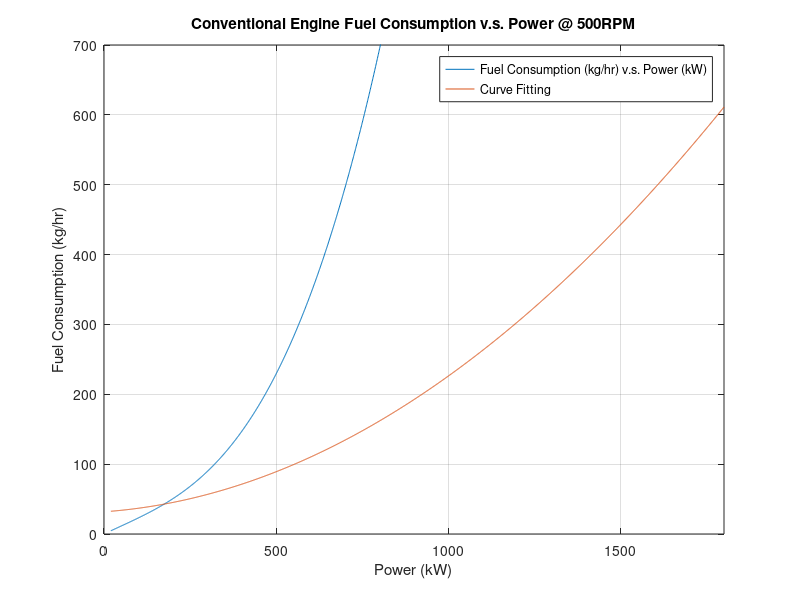

MATLAB code for this plot:
% type = [0, 1];
% for type = type
%     if type == 0
%         rpm = 500;
%     else
%         rpm = 1800;
%     end
%
%     load('Fuel_con_map.mat')
%     P = table2array(Fuel_con_map(:,1));
%     power = linspace(min(P), max(P), 1000);
%
%     for i = 1:1000
%         pow = power(i);
%         x = (rpm-1180)/409.7;
%         y = (pow-876.1)/438.6;
%         p00 =         203;
%         p10 =      0.9394;
%         p01 =      -8.327;
%         p20 =       1.894;
%         p11 =     -0.7168;
%         p02 =       1.321;
%         p30 =      0.2621;
%         p21 =       1.482;
%         p12 =       5.529;
%         p03 =      -2.619;
%         p40 =      0.9252;
%         p31 =      -3.236;
%         p22 =       3.413;
%         p13 =      -2.546;
%         p04 =        2.97;
%         p50 =     -0.1717;
%         p41 =       1.492;
%         p32 =      -2.908;
%         p23 =      0.2029;
%         p14 =      0.4508;
%         p05 =     -0.7973;
%         fuel(i) = p00 + p10*x + p01*y + p20*x^2 + p11*x*y + p02*y^2 + p30*x^3 + p21*x^2*y ...
%             + p12*x*y^2 + p03*y^3 + p40*x^4 + p31*x^3*y + p22*x^2*y^2 ...
%             + p13*x*y^3 + p04*y^4 + p50*x^5 + p41*x^4*y + p32*x^3*y^2 ...
%             + p23*x^2*y^3 + p14*x*y^4 + p05*y^5;
%
%     end
%
%     fuel = fuel /1000; % g/kwh to kg/kwh
%     num = 1000;
%     power_fit = power(1:num);
%     fuel_fit = fuel(1:num);
%     FC = fuel .* power; % kg/hour
%
%     if type == 0
%         figure(1)
%         p1 =   0.0001593;
%         p2 =     0.03515;
%         p3 =       31.78;
%         y_ce = p1*power.^2 + p2*power + p3;
%         plot(power, FC)
%         hold on
%         a1 = plot(power, y_ce)
%         grid on
%         legend('Fuel Consumption (kg/hr) v.s. Power (kW)', 'Curve Fitting')
%         axis([0 1800 0 700])
%         xlabel('Power (kW)')
%         ylabel('Fuel Consumption (kg/hr)')
%         title('Conventional Engine Fuel Consumption v.s. Power @ 500RPM')
%     else
%         figure(2)
%         p1 =   2.184e-06;
%         p2 =      0.1941;
%         p3 =       16.26;
%         y_ge = p1*power.^2 + p2*power + p3;
%         plot(power, FC)
%         hold on
%         plot(power, y_ge)
%         grid on
%         legend('Fuel Consumption (kg/hr) v.s. Power (kW)', 'Curve Fitting')
%         axis([0 1800 0 400])
%         xlabel('Power (kW)')
%         ylabel('Fuel Consumption (kg/hr)')
%         title('Diesel Generatorset Fuel Consumption v.s. Power @ 1,800RPM')
%     end
% end
type = [0, 1];
power = linspace(20, 1800, 2000);

for type = 0
    if type == 0
        rpm = 500;
        for i = 1:2000
            x = rpm;
            y = power(i);
            p00 =         719;
            p10 =      -2.922;
            p01 =       2.561;
            p20 =    0.006505;
            p11 =    -0.01099;
            p02 =    0.003889;
            p30 =  -6.675e-06;
            p21 =   1.497e-05;
            p12 =  -7.529e-06;
            p03 =  -1.374e-07;
            p40 =   3.239e-09;
            p31 =  -8.633e-09;
            p22 =   5.463e-09;
            p13 =  -4.116e-10;
            p04 =   1.984e-10;
            p50 =  -5.933e-13;
            p41 =   1.752e-12;
            p32 =  -1.202e-12;
            p23 =   2.146e-14;
            p14 =   6.648e-14;
            p05 =  -4.927e-14;
            bsf(i) = p00 + p10*x + p01*y + p20*x^2 + p11*x*y + p02*y^2 + p30*x^3 + p21*x^2*y ...
                + p12*x*y^2 + p03*y^3 + p40*x^4 + p31*x^3*y + p22*x^2*y^2 ...
                + p13*x*y^3 + p04*y^4 + p50*x^5 + p41*x^4*y + p32*x^3*y^2 ...
                + p23*x^2*y^3 + p14*x*y^4 + p05*y^5;
        end
        fuel = bsf.*power /1000; % g/h to kg/h

    else % Generator set
        Gensetdata = ...
            [0	278
            54.8000000000000	233
            109.500000000000	206
            273.800000000000	199
            547.500000000000	192
            821.300000000000	191
            930.800000000000	194
            1095	194];
            bsf = interp1(Gensetdata(:,1), Gensetdata(:,2), power);
            fuel = bsf .* power / 1000;
    end
    num = 1000;
    power_fit = power(1:num);
    fuel_ce_fit = fuel(1:num);
    fuel_ge_fit = fuel(1:num);
    FC = fuel; % kg/hour
    
    if type == 0
        figure(1)
        p1 =   0.0001593;
        p2 =     0.03515;
        p3 =       31.78;
        y_ce = p1*power.^2 + p2*power + p3;
        plot(power, FC)
        hold on
        plot(power, y_ce)
        grid on
        legend('Fuel Consumption (kg/hr) v.s. Power (kW)', 'Curve Fitting')
        axis([0 1800 0 700])
        xlabel('Power (kW)')
        ylabel('Fuel Consumption (kg/hr)')
        title('Conventional Engine Fuel Consumption v.s. Power @ 500RPM')
    else
        figure(2)
        p1 =   2.184e-06;
        p2 =      0.1941;
        p3 =       16.26;
        y_ge = p1*power.^2 + p2*power + p3;
        plot(power, FC)
        hold on
        plot(power, y_ge)
        grid on
        legend('Fuel Consumption (kg/hr) v.s. Power (kW)', 'Curve Fitting')
        axis([0 1800 0 400])
        xlabel('Power (kW)')
        ylabel('Fuel Consumption (kg/hr)')
        title('Diesel Generatorset Fuel Consumption v.s. Power @ 1,800RPM')
    end
end